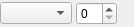
<?xml version="1.0" encoding="UTF-8"?>
<ui version="4.0">
 <class>ComponentInsertPage</class>
 <widget class="QWidget" name="ComponentInsertPage">
  <property name="geometry">
   <rect>
    <x>0</x>
    <y>0</y>
    <width>134</width>
    <height>27</height>
   </rect>
  </property>
  <property name="windowTitle">
   <string>Form</string>
  </property>
  <layout class="QHBoxLayout" name="horizontalLayout">
   <property name="spacing">
    <number>4</number>
   </property>
   <property name="leftMargin">
    <number>0</number>
   </property>
   <property name="topMargin">
    <number>0</number>
   </property>
   <property name="rightMargin">
    <number>0</number>
   </property>
   <property name="bottomMargin">
    <number>0</number>
   </property>
   <item>
    <widget class="QComboBox" name="comboInsertPosition"/>
   </item>
   <item>
    <widget class="QSpinBox" name="numberPage"/>
   </item>
   <item>
    <spacer name="horizontalSpacer">
     <property name="orientation">
      <enum>Qt::Horizontal</enum>
     </property>
     <property name="sizeHint" stdset="0">
      <size>
       <width>0</width>
       <height>0</height>
      </size>
     </property>
    </spacer>
   </item>
  </layout>
 </widget>
 <resources/>
 <connections/>
</ui>
